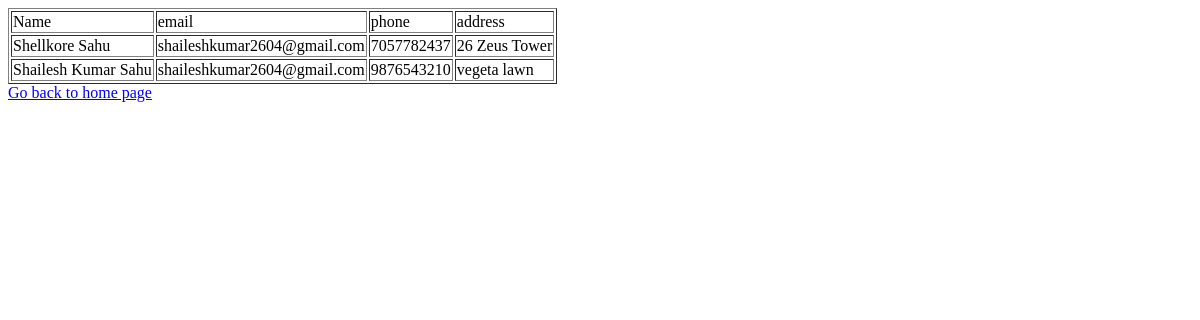
The app's page /viewH, older data.
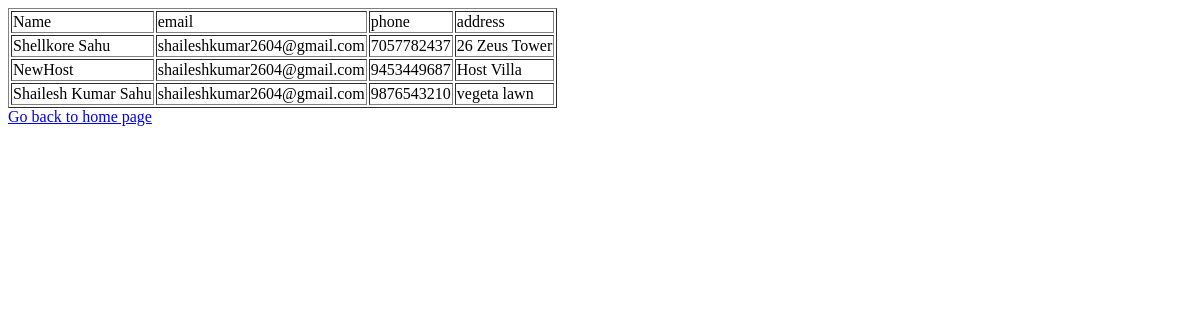
The same page, newer data.
### tables this page shows
CREATE TABLE host (name TEXT, email TEXT, phone INTEGER NOT NULL PRIMARY KEY,address TEXT);

### app.py (the view)
@app.route('/viewH')
def viewH():
   con = sql.connect("database.db")
   con.row_factory = sql.Row
   cur = con.cursor()
   cur.execute("select * from host")
   rows = cur.fetchall()
   return render_template("viewH.html",rows = rows)

### templates/viewH.html
<!doctype html>
<html>
   <body>
      <table border = 1>
         <thead>
            <td>Name</td>
            <td>email</td>
            <td>phone</td>
            <td>address</td>
         </thead>
         {% for row in rows %}
            <tr>
               <td>{{row["name"]}}</td>
               <td>{{row["email"]}}</td>
               <td> {{row["phone"]}}</td>
               <td>{{row["address"]}}</td>
            </tr>
         {% endfor %}
      </table>
      <a href = "/">Go back to home page</a>
   </body>
</html>

Row changes from the older to the newer data that the page shows:
added host: name "NewHost", email "shaileshkumar2604@gmail.com", phone "9453449687", address "Host Villa"
